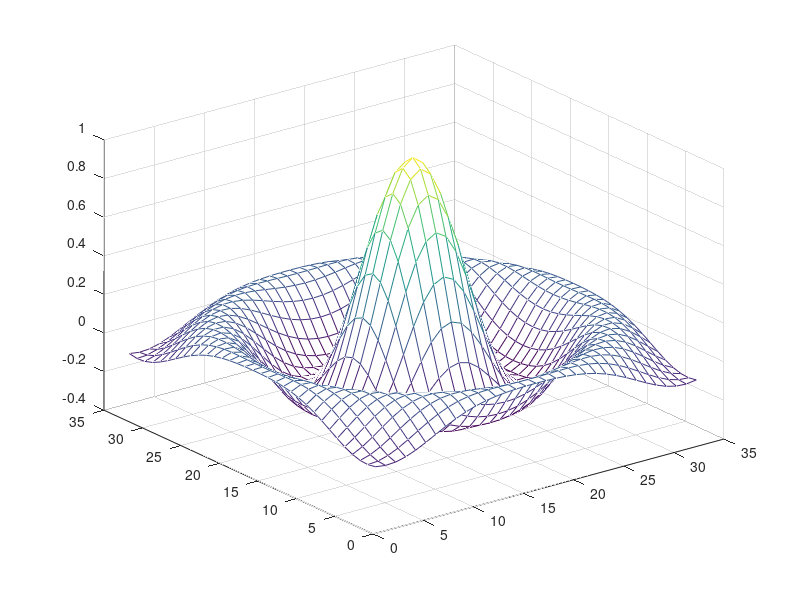

Write the MATLAB code that produced this figure.
function drawvase
%MAKEVASE Generate and plot a surface of revolut

%axis off

%set(gca,'Position',[0.25 0.22 0.5 0.5]);
%colormap(fliplr(pink));

%xylist=[0.5 0.5 0;0.5 0.5 0.0;...
 %      0.3 0.3 0;0.7 0.3 0.0;...
  %      0.2 0.1 0;0.8 0.1 0.0;...
   %     0.9 0.0 0;];

%x=xylist(:,1)';  
%y=xylist(:,2)';    
%n=24;
%t=(0:n)'*2*pi/n;
%surfl(cos(t)*x,sin(t)*x,ones(n+1,1)*y);
%axis off; 
[x,y]=meshgrid(-8:.5:8);
R=sqrt(x.^2+y.^2)+eps;
Z=sin(R)./R;
mesh(Z);
